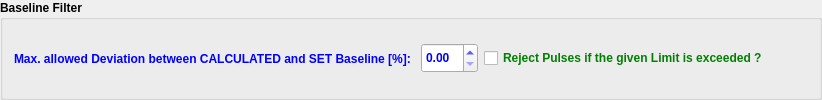
                     <widget class="QGroupBox" name="groupBox_16">
                      <property name="font">
                       <font>
                        <weight>75</weight>
                        <bold>true</bold>
                       </font>
                      </property>
                      <property name="title">
                       <string>Baseline Filter</string>
                      </property>
                      <layout class="QHBoxLayout" name="horizontalLayout_57">
                       <item>
                        <widget class="QLabel" name="label_132">
                         <property name="font">
                          <font>
                           <weight>75</weight>
                           <bold>true</bold>
                          </font>
                         </property>
                         <property name="styleSheet">
                          <string notr="true">color: blue</string>
                         </property>
                         <property name="text">
                          <string>Max. allowed Deviation between CALCULATED and SET Baseline [%]: </string>
                         </property>
                        </widget>
                       </item>
                       <item>
                        <widget class="QDoubleSpinBox" name="doubleSpinBox_baseLineLimit_A">
                         <property name="minimumSize">
                          <size>
                           <width>0</width>
                           <height>30</height>
                          </size>
                         </property>
                         <property name="font">
                          <font>
                           <weight>75</weight>
                           <bold>true</bold>
                          </font>
                         </property>
                         <property name="styleSheet">
                          <string notr="true">color: blue</string>
                         </property>
                        </widget>
                       </item>
                       <item>
                        <widget class="QCheckBox" name="checkBox_baseLineReject_A">
                         <property name="font">
                          <font>
                           <weight>75</weight>
                           <bold>true</bold>
                          </font>
                         </property>
                         <property name="styleSheet">
                          <string notr="true">color: green</string>
                         </property>
                         <property name="text">
                          <string>Reject Pulses if the given Limit is exceeded ?</string>
                         </property>
                        </widget>
                       </item>
                       <item>
                        <spacer name="horizontalSpacer_38">
                         <property name="orientation">
                          <enum>Qt::Horizontal</enum>
                         </property>
                         <property name="sizeHint" stdset="0">
                          <size>
                           <width>40</width>
                           <height>20</height>
                          </size>
                         </property>
                        </spacer>
                       </item>
                      </layout>
                     </widget>
